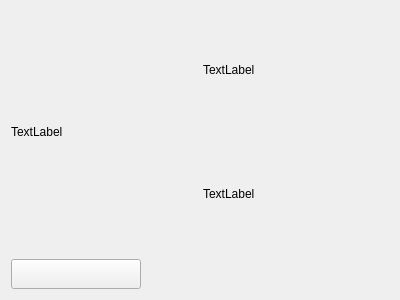
<?xml version="1.0" encoding="UTF-8"?>
<ui version="4.0">
 <class>Widget</class>
 <widget class="QWidget" name="Widget">
  <property name="geometry">
   <rect>
    <x>0</x>
    <y>0</y>
    <width>400</width>
    <height>300</height>
   </rect>
  </property>
  <property name="windowTitle">
   <string>Widget</string>
  </property>
  <layout class="QGridLayout" name="gridLayout">
   <item row="0" column="0" colspan="2">
    <layout class="QHBoxLayout" name="horizontalLayout">
     <item>
      <widget class="QLabel" name="label">
       <property name="text">
        <string>TextLabel</string>
       </property>
      </widget>
     </item>
     <item>
      <layout class="QVBoxLayout" name="verticalLayout">
       <item>
        <widget class="QLabel" name="label_2">
         <property name="text">
          <string>TextLabel</string>
         </property>
        </widget>
       </item>
       <item>
        <widget class="QLabel" name="label_3">
         <property name="text">
          <string>TextLabel</string>
         </property>
        </widget>
       </item>
      </layout>
     </item>
    </layout>
   </item>
   <item row="1" column="0">
    <widget class="QPushButton" name="pushButton">
     <property name="minimumSize">
      <size>
       <width>130</width>
       <height>30</height>
      </size>
     </property>
     <property name="text">
      <string/>
     </property>
    </widget>
   </item>
   <item row="1" column="1">
    <spacer name="horizontalSpacer">
     <property name="orientation">
      <enum>Qt::Horizontal</enum>
     </property>
     <property name="sizeHint" stdset="0">
      <size>
       <width>273</width>
       <height>20</height>
      </size>
     </property>
    </spacer>
   </item>
  </layout>
 </widget>
 <layoutdefault spacing="6" margin="11"/>
 <resources/>
 <connections/>
</ui>
